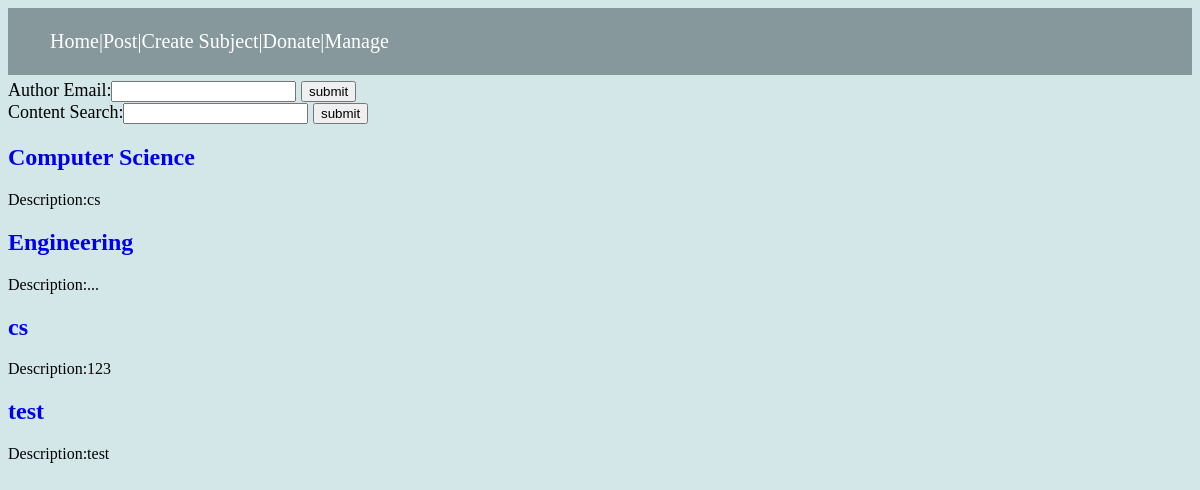
Before: / with the older database file.
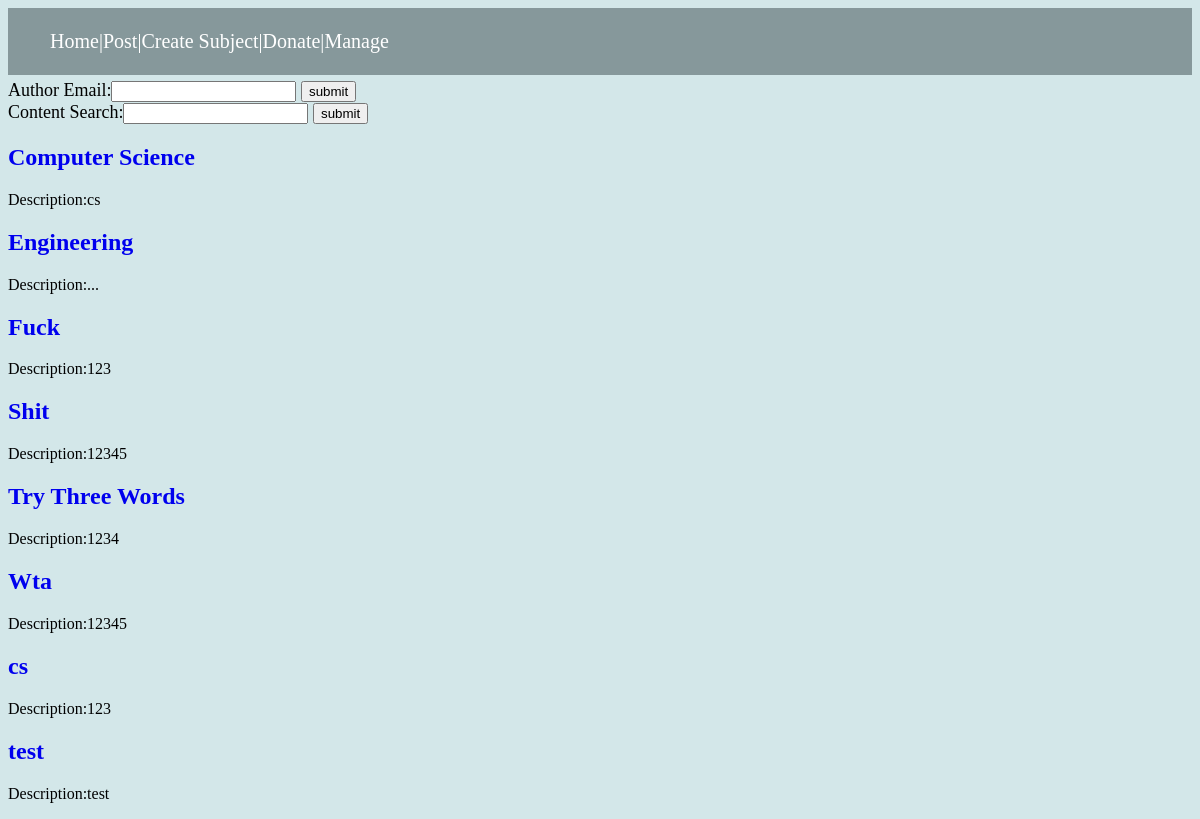
After: the same page with the newer database file.
### model.py (models this page shows)
class Subject(db.Model):
    __tablename__ = 'subject'
    id = db.Column(db.Integer, primary_key=True)
    title = db.Column(db.Text)
    description = db.Column(db.Text)
    articles = db.relationship('Article')

### app.py (the view)
@app.route('/')
def home():
    subjects = subjectService.find_all_subject()
    subjects.sort( key = getelem ,reverse=False)
    return render_template('home.html',subjects=subjects)

### app.py (called while the page is built)
@app.before_request
def before_request():
    addr = request.remote_addr
    ip = ipService.find_ip_by_ip(addr)
    if ip is None:
        ip = IP(addr=addr, is_blocked=0)
        ipService.insert(ip)
    elif ip.is_blocked == 1:
        os.abort(403)

def getelem(elem): return elem.title

### services.py (called while the page is built)
    def find_all_subject(self):
        subjects = Subject.query.all()
        return subjects

    def find_ip_by_ip(self,addr):
        ip = IP.query.filter_by(addr=addr).first()
        return ip

### templates/home.html (shortened to what this page needs)
{% extends "base.html" %}
{% block content %}
<div class="author" style="font-size: 18px;margin-top:5px">
    <form action="/author" method="post">
        Author Email:<input type="text" name="email" required>
        <input type="submit" value="submit">
    </form>
    <form action="/search">
        Content Search:<input type="text" name="content">
        <input type="submit" value="submit">
    </form>
</div>
<div class="all-subjects">
        {% for subject in subjects %}
            <h2><a href="/subject/{{ subject.id }}">{{ subject.title }}</a></h2>
            <p>Description:{{ subject.description }}</p>
        {% endfor %}
 </div>
{% endblock %}

### templates/base.html (shortened to what this page needs)
<!DOCTYPE html>
<html lang="en">
<head>
</head>
<body>
<nav>
    <div id="navigator">
        <ul style="list-style: none">
            <li style="float: left"> <a href="/">Home</a>|</li>
            <li style="float: left"><a href="/post">Post</a>|</li>
            <li style="float: left"><a href="/create_subject_page">Create Subject</a>|</li>
            <li style="float: left"><a href="/donate">Donate</a>|</li>
            <li><a href="/manage">Manage</a></li>
        </ul>
    </div>
</nav>
<div id="content">{% block content %}{% endblock %}</div>
</body>
</html>

Changed rows visible on the page:
added Subject: title "Fuck", description "123"
added Subject: title "Shit", description "12345"
added Subject: title "Try Three Words", description "1234"
added Subject: title "Wta", description "12345"
